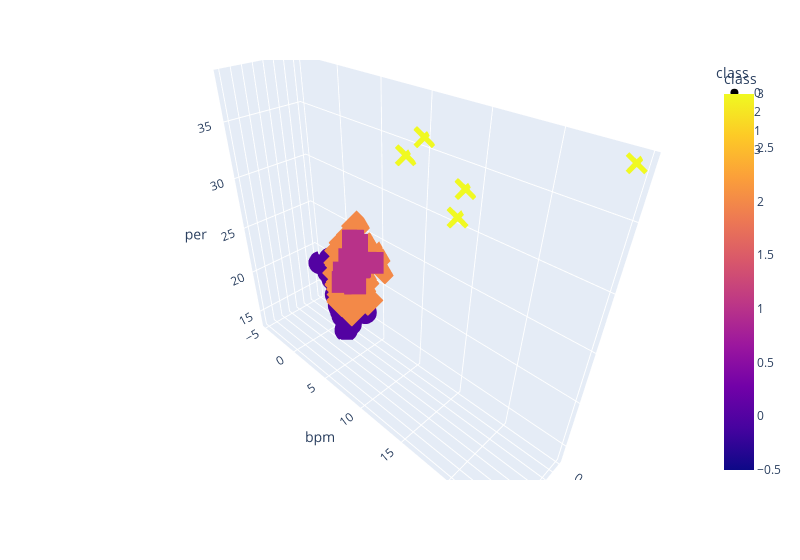

Here is the notebook cell this chart was saved with:
### Code cell
as_four = get_clusters(4, all_stars)

# Plotting Class 1
fig = px.scatter_3d(
    as_four,
    x="vorp",
    y="bpm",
    z="per",
    color="class",
    symbol="class",
    hover_name = as_four.index,
    width=800,
)
fig.update_layout(hovermode='x unified')

fig.show()

### Figure 1 — Plotly figure (JSON) as saved in the notebook; plotly's stock layout.template omitted (floating-point values rounded to 4 significant figures; data arrays with more than 128 entries replaced by an {"elided": "..."} marker saying what was removed)
{"data": [{"hovertemplate": "<b>%{hovertext}</b><br><br>class=%{marker.color}<br>vorp=%{x}<br>bpm=%{y}<br>per=%{z}<extra></extra>", "hovertext": {"elided": "136 str values"}, "legendgroup": "0", "marker": {"color": {"elided": "136 int values"}, "coloraxis": "coloraxis", "symbol": "circle"}, "mode": "markers", "name": "0", "scene": "scene", "showlegend": true, "x": {"elided": "136 float values"}, "y": {"elided": "136 float values"}, "z": {"elided": "136 float values"}, "type": "scatter3d"}, {"hovertemplate": "<b>%{hovertext}</b><br><br>class=%{marker.color}<br>vorp=%{x}<br>bpm=%{y}<br>per=%{z}<extra></extra>", "hovertext": ["Al Horford", "Al Jefferson", "Alan Williams", "Andre Drummond", "Archie Goodwin", "Bam Adebayo", "Ben Simmons", "Blake Griffin", "Boban Marjanović", "Bradley Beal", "Brandan Wright", "Brandon Bass", "Brandon Clarke", "CJ McCollum", "Chris Boucher", "Christian Wood", "Clint Capela", "Daniel Gafford", "Danilo Gallinari", "David Lee", "David West", "DeAndre Jordan", "DeMar DeRozan", "DeMarcus Cousins", "Deandre Ayton", "Demetrius Jackson", "Derrick Favors", "Devin Booker", "Devin Robinson", "Devon Dotson", "Donovan Mitchell", "Dwight Howard", "Dwight Powell", "Ekpe Udoh", "Emanuel Terry", "Enes Freedom", "Eric Bledsoe", "Gary Payton II", "Gordon Hayward", "Grant Riller", "Greg Monroe", "Hassan Whiteside", "JaVale McGee", "Jack Cooley", "Jameel Warney", "Jarrett Allen", "Jayson Tatum", "John Collins", "John Wall", "Johnathan Motley", "Jonas Valančiūnas", "Jordan Crawford", "Jrue Holiday", "Julius Randle", "Jusuf Nurkić", "Kemba Walker", "Kenneth Faried", "Kevin Love", "Kristaps Porziņģis", "Kyle Lowry", "Kyle O'Quinn", "LaMarcus Aldridge", "Lou Williams", "MarShon Brooks", "Mason Plumlee", "Michael Porter Jr.", "Mike Conley", "Mitch Creek", "Mitchell Robinson", "Monte Morris", "Montrezl Harrell", "Nerlens Noel", "Nikola Vučević", "Pau Gasol", "Paul George", "Paul Reed", "Richaun Holmes", "Robert Williams", "Scott Machado", "Shai Gilgeous-Alexander", "Shawn Long", "Steven Adams", "Tacko Fall", "Tobias Harris", "Trae Young", "Willy Hernangómez"], "legendgroup": "2", "marker": {"color": [2, 2, 2, 2, 2, 2, 2, 2, 2, 2, 2, 2, 2, 2, 2, 2, 2, 2, 2, 2, 2, 2, 2, 2, 2, 2, 2, 2, 2, 2, 2, 2, 2, 2, 2, 2, 2, 2, 2, 2, 2, 2, 2, 2, 2, 2, 2, 2, 2, 2, 2, 2, 2, 2, 2, 2, 2, 2, 2, 2, 2, 2, 2, 2, 2, 2, 2, 2, 2, 2, 2, 2, 2, 2, 2, 2, 2, 2, 2, 2, 2, 2, 2, 2, 2, 2], "coloraxis": "coloraxis", "symbol": "diamond"}, "mode": "markers", "name": "2", "scene": "scene", "showlegend": true, "x": [2.72, 0.3, 0.03333, 1.92, 0.2, 2.35, 3.35, 2.18, 0.46, 3.14, 0.4, 0.4, 1.5, 2.2, 1, 0.725, 2.02, 0.45, 1.78, 1.4, 1.15, 2.02, 2.72, 2.45, 1.2, 0.03333, 1.4, 1.42, 0.1, 0.1, 2.375, 0.76, 1.22, 0.8, 0, 1.32, 2.04, 0, 2.3, 0, 0.9, 1.64, 0.68, 0, 0, 1.45, 2.475, 1.45, 1.95, 0, 1.72, 0.25, 2.44, 1.76, 1.1, 3.42, 0.3333, 1.36, 1.5, 3.16, 0.9, 1.96, 1.8, 0.15, 1.52, 1.65, 2.52, 0.1, 1.367, 0.75, 1.92, 1.08, 3.38, 1.833, 3.8, 0, 0.88, 1, 0, 1.6, 0.2, 1.6, 0.1, 2.44, 2.333, 0.4], "y": [3.7, 0.3, 1.833, 1.2, 1.9, 2.425, 3.65, 1.62, 2.32, 2.94, 1.9, 0.4, 2.3, 1.72, 2.633, 0.575, 2.34, 0.45, 1.92, 1.8, 2.95, 2.16, 2.38, 3.725, 0.6, 3.033, 1.66, 0.5, 1.9, 2.1, 2.175, -0.6, 1.48, 3.9, 2.3, 1.4, 1.8, 3.22, 2.525, 5.1, 0.2667, 1.48, 0.62, -0.6, -0.2, 1.05, 2.225, 1.525, 1.975, 0.9667, 2.16, 2.75, 2.22, 0.94, 1.46, 3.8, -0.6667, 1.78, 1.55, 3.68, 2.1, 1.52, 1.32, 2.05, 1.76, 2.3, 3.44, 3.5, 2.2, 2.6, 2.7, 1.9, 4.04, 3.5, 4.46, -1, 0.86, 4.3, 5.5, 1.767, 1.2, 0.92, 3.85, 1.92, 2.333, 0.22], "z": [17.72, 19.55, 20.57, 21.72, 18.7, 19.15, 19.68, 17.6, 25.62, 21.04, 18.75, 19.7, 19.1, 18.34, 21.6, 20.05, 22.92, 19.2, 17.6, 18.5, 18.75, 19.6, 21.64, 21.55, 20.27, 19.07, 18.92, 18.54, 20.6, 19.3, 18.5, 19.04, 17.9, 18.05, 19.7, 22.96, 17.72, 18.34, 18.38, 23.6, 19.43, 22.88, 21.14, 19.7, 22.5, 19.2, 18, 21.05, 18.93, 21.53, 22.72, 18.35, 18.26, 18.88, 20.64, 20.26, 19.77, 19.2, 19.82, 18.62, 18.98, 20.38, 18.82, 18.85, 18.06, 20.2, 18.66, 20.2, 21.07, 18.05, 22.64, 18.22, 21.82, 18.6, 20.76, 21.2, 19.32, 22.53, 22.2, 17.57, 24.1, 18.24, 24, 17.68, 21.3, 19.88], "type": "scatter3d"}, {"hovertemplate": "<b>%{hovertext}</b><br><br>class=%{marker.color}<br>vorp=%{x}<br>bpm=%{y}<br>per=%{z}<extra></extra>", "hovertext": ["Anthony Davis", "Chris Paul", "Damian Lillard", "Giannis Antetokounmpo", "James Harden", "Jimmy Butler", "Joel Embiid", "Karl-Anthony Towns", "Kawhi Leonard", "Kevin Durant", "Kyrie Irving", "LeBron James", "Luka Dončić", "Nikola Jokić", "Rudy Gobert", "Russell Westbrook", "Stephen Curry", "Zion Williamson"], "legendgroup": "1", "marker": {"color": [1, 1, 1, 1, 1, 1, 1, 1, 1, 1, 1, 1, 1, 1, 1, 1, 1, 1], "coloraxis": "coloraxis", "symbol": "square"}, "mode": "markers", "name": "1", "scene": "scene", "showlegend": true, "x": [4.8, 3.86, 5.6, 6.4, 7.2, 4.4, 2.8, 4.24, 4.34, 4.75, 3.64, 5.94, 4.633, 6.32, 3.76, 5.06, 4.2, 2.35], "y": [6.96, 5.74, 6.48, 8.88, 9.28, 5.98, 4.98, 5.62, 8.58, 7.225, 6.22, 8.16, 6.367, 8.56, 4.34, 5.56, 6.76, 3.95], "z": [27.24, 22.68, 25.1, 29.08, 28.28, 23.82, 25.84, 25.34, 26.46, 26.05, 24.58, 26.18, 24.17, 26.64, 22.76, 23.38, 25.04, 25.6], "type": "scatter3d"}, {"hovertemplate": "<b>%{hovertext}</b><br><br>class=%{marker.color}<br>vorp=%{x}<br>bpm=%{y}<br>per=%{z}<extra></extra>", "hovertext": ["David Stockton", "Shamorie Ponds", "Trevon Duval", "Troy Caupain", "Vince Hunter"], "legendgroup": "3", "marker": {"color": [3, 3, 3, 3, 3], "coloraxis": "coloraxis", "symbol": "x"}, "mode": "markers", "name": "3", "scene": "scene", "showlegend": true, "x": [0, 0, 0, 0.1, 0], "y": [7.9, 13.7, 24.4, 13.3, 9.7], "z": [33.9, 33.1, 38.3, 30.7, 35.8], "type": "scatter3d"}], "layout": {"scene": {"domain": {"x": [0, 1], "y": [0, 1]}, "xaxis": {"title": {"text": "vorp"}}, "yaxis": {"title": {"text": "bpm"}}, "zaxis": {"title": {"text": "per"}}}, "coloraxis": {"colorbar": {"title": {"text": "class"}}, "colorscale": [[0, "#0d0887"], [0.1111, "#46039f"], [0.2222, "#7201a8"], [0.3333, "#9c179e"], [0.4444, "#bd3786"], [0.5556, "#d8576b"], [0.6667, "#ed7953"], [0.7778, "#fb9f3a"], [0.8889, "#fdca26"], [1, "#f0f921"]]}, "legend": {"title": {"text": "class"}, "tracegroupgap": 0}, "margin": {"t": 60}, "width": 800, "hovermode": "x unified"}}
